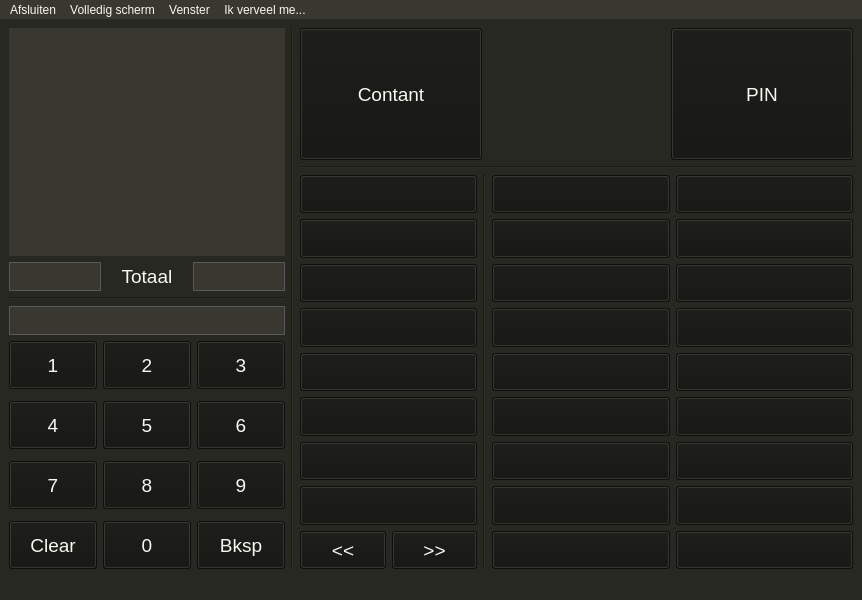
<?xml version="1.0" encoding="UTF-8"?>
<ui version="4.0">
 <class>MainWindow</class>
 <widget class="QMainWindow" name="MainWindow">
  <property name="geometry">
   <rect>
    <x>0</x>
    <y>0</y>
    <width>862</width>
    <height>600</height>
   </rect>
  </property>
  <property name="minimumSize">
   <size>
    <width>800</width>
    <height>600</height>
   </size>
  </property>
  <property name="windowTitle">
   <string>'t Gat in de Markt</string>
  </property>
  <property name="windowIcon">
   <iconset resource="resource.qrc">
    <normaloff>:/icon.ico</normaloff>:/icon.ico</iconset>
  </property>
  <property name="styleSheet">
   <string notr="true">*{
	color: #f8f8f2;
	background: #272822;
}
QPushButton{
	background: #141411;
}
QLineEdit{
	background: #383830;
	border: 1px solid #595959;
}
QListView{
	background: #383830;
}
QListView::item:selected {
    background: #141411;
}
QListView::item:selected:!active {
    color: white;
}
QMenuBar{
	background: #383830;
}
QMenuBar::item{
	background-color: transparent;
}
</string>
  </property>
  <widget class="QWidget" name="centralwidget">
   <layout class="QGridLayout" name="gridLayout" columnstretch="3,0,6">
    <item row="0" column="0">
     <layout class="QVBoxLayout" name="leftVL">
      <property name="sizeConstraint">
       <enum>QLayout::SetMaximumSize</enum>
      </property>
      <item>
       <layout class="QHBoxLayout" name="listHL" stretch="1,3,2">
        <property name="spacing">
         <number>0</number>
        </property>
        <item>
         <widget class="QListWidget" name="amountList">
          <property name="font">
           <font>
            <pointsize>14</pointsize>
           </font>
          </property>
          <property name="frameShape">
           <enum>QFrame::NoFrame</enum>
          </property>
         </widget>
        </item>
        <item>
         <widget class="QListWidget" name="productList">
          <property name="font">
           <font>
            <pointsize>14</pointsize>
           </font>
          </property>
          <property name="frameShape">
           <enum>QFrame::NoFrame</enum>
          </property>
         </widget>
        </item>
        <item>
         <widget class="QListWidget" name="priceList">
          <property name="font">
           <font>
            <pointsize>14</pointsize>
           </font>
          </property>
          <property name="frameShape">
           <enum>QFrame::NoFrame</enum>
          </property>
          <property name="textElideMode">
           <enum>Qt::ElideLeft</enum>
          </property>
         </widget>
        </item>
       </layout>
      </item>
      <item>
       <layout class="QHBoxLayout" name="totalHL" stretch="1,1,1">
        <property name="spacing">
         <number>0</number>
        </property>
        <item>
         <widget class="QLineEdit" name="totalAmountLineEdit">
          <property name="font">
           <font>
            <pointsize>16</pointsize>
           </font>
          </property>
          <property name="readOnly">
           <bool>true</bool>
          </property>
         </widget>
        </item>
        <item>
         <widget class="QLabel" name="totalLabel">
          <property name="sizePolicy">
           <sizepolicy hsizetype="Expanding" vsizetype="Preferred">
            <horstretch>0</horstretch>
            <verstretch>0</verstretch>
           </sizepolicy>
          </property>
          <property name="font">
           <font>
            <pointsize>14</pointsize>
           </font>
          </property>
          <property name="text">
           <string>Totaal</string>
          </property>
          <property name="alignment">
           <set>Qt::AlignCenter</set>
          </property>
         </widget>
        </item>
        <item>
         <widget class="QLineEdit" name="totalPriceLineEdit">
          <property name="font">
           <font>
            <pointsize>16</pointsize>
           </font>
          </property>
          <property name="alignment">
           <set>Qt::AlignRight|Qt::AlignTrailing|Qt::AlignVCenter</set>
          </property>
          <property name="readOnly">
           <bool>true</bool>
          </property>
         </widget>
        </item>
       </layout>
      </item>
      <item>
       <widget class="Line" name="line_5">
        <property name="orientation">
         <enum>Qt::Horizontal</enum>
        </property>
       </widget>
      </item>
      <item>
       <widget class="QLineEdit" name="numpadLineEdit">
        <property name="font">
         <font>
          <pointsize>16</pointsize>
          <weight>50</weight>
          <bold>false</bold>
         </font>
        </property>
        <property name="layoutDirection">
         <enum>Qt::LeftToRight</enum>
        </property>
        <property name="alignment">
         <set>Qt::AlignRight|Qt::AlignTrailing|Qt::AlignVCenter</set>
        </property>
        <property name="readOnly">
         <bool>true</bool>
        </property>
       </widget>
      </item>
      <item>
       <layout class="QGridLayout" name="npGrid" rowstretch="1,1,1,1,0">
        <property name="verticalSpacing">
         <number>12</number>
        </property>
        <item row="1" column="0">
         <widget class="QPushButton" name="npBtn4">
          <property name="sizePolicy">
           <sizepolicy hsizetype="Expanding" vsizetype="Expanding">
            <horstretch>0</horstretch>
            <verstretch>0</verstretch>
           </sizepolicy>
          </property>
          <property name="font">
           <font>
            <pointsize>14</pointsize>
           </font>
          </property>
          <property name="text">
           <string>4</string>
          </property>
         </widget>
        </item>
        <item row="0" column="2">
         <widget class="QPushButton" name="npBtn3">
          <property name="sizePolicy">
           <sizepolicy hsizetype="Expanding" vsizetype="Expanding">
            <horstretch>0</horstretch>
            <verstretch>0</verstretch>
           </sizepolicy>
          </property>
          <property name="font">
           <font>
            <pointsize>14</pointsize>
           </font>
          </property>
          <property name="text">
           <string>3</string>
          </property>
         </widget>
        </item>
        <item row="3" column="0">
         <widget class="QPushButton" name="numpadClearButton">
          <property name="sizePolicy">
           <sizepolicy hsizetype="Expanding" vsizetype="Expanding">
            <horstretch>0</horstretch>
            <verstretch>0</verstretch>
           </sizepolicy>
          </property>
          <property name="font">
           <font>
            <pointsize>14</pointsize>
           </font>
          </property>
          <property name="text">
           <string>Clear</string>
          </property>
         </widget>
        </item>
        <item row="3" column="2">
         <widget class="QPushButton" name="numpadBackspaceButton">
          <property name="sizePolicy">
           <sizepolicy hsizetype="Ignored" vsizetype="Expanding">
            <horstretch>0</horstretch>
            <verstretch>0</verstretch>
           </sizepolicy>
          </property>
          <property name="font">
           <font>
            <pointsize>14</pointsize>
           </font>
          </property>
          <property name="text">
           <string>Bksp</string>
          </property>
         </widget>
        </item>
        <item row="1" column="2">
         <widget class="QPushButton" name="npBtn6">
          <property name="sizePolicy">
           <sizepolicy hsizetype="Expanding" vsizetype="Expanding">
            <horstretch>0</horstretch>
            <verstretch>0</verstretch>
           </sizepolicy>
          </property>
          <property name="font">
           <font>
            <pointsize>14</pointsize>
           </font>
          </property>
          <property name="text">
           <string>6</string>
          </property>
         </widget>
        </item>
        <item row="2" column="2">
         <widget class="QPushButton" name="npBtn9">
          <property name="sizePolicy">
           <sizepolicy hsizetype="Expanding" vsizetype="Expanding">
            <horstretch>0</horstretch>
            <verstretch>0</verstretch>
           </sizepolicy>
          </property>
          <property name="font">
           <font>
            <pointsize>14</pointsize>
           </font>
          </property>
          <property name="text">
           <string>9</string>
          </property>
         </widget>
        </item>
        <item row="0" column="0">
         <widget class="QPushButton" name="npBtn1">
          <property name="sizePolicy">
           <sizepolicy hsizetype="Expanding" vsizetype="Expanding">
            <horstretch>0</horstretch>
            <verstretch>0</verstretch>
           </sizepolicy>
          </property>
          <property name="font">
           <font>
            <pointsize>14</pointsize>
           </font>
          </property>
          <property name="text">
           <string>1</string>
          </property>
         </widget>
        </item>
        <item row="3" column="1">
         <widget class="QPushButton" name="npBtn0">
          <property name="sizePolicy">
           <sizepolicy hsizetype="Expanding" vsizetype="Expanding">
            <horstretch>0</horstretch>
            <verstretch>0</verstretch>
           </sizepolicy>
          </property>
          <property name="font">
           <font>
            <pointsize>14</pointsize>
           </font>
          </property>
          <property name="text">
           <string>0</string>
          </property>
         </widget>
        </item>
        <item row="1" column="1">
         <widget class="QPushButton" name="npBtn5">
          <property name="sizePolicy">
           <sizepolicy hsizetype="Expanding" vsizetype="Expanding">
            <horstretch>0</horstretch>
            <verstretch>0</verstretch>
           </sizepolicy>
          </property>
          <property name="font">
           <font>
            <pointsize>14</pointsize>
           </font>
          </property>
          <property name="text">
           <string>5</string>
          </property>
         </widget>
        </item>
        <item row="0" column="1">
         <widget class="QPushButton" name="npBtn2">
          <property name="sizePolicy">
           <sizepolicy hsizetype="Expanding" vsizetype="Expanding">
            <horstretch>0</horstretch>
            <verstretch>0</verstretch>
           </sizepolicy>
          </property>
          <property name="font">
           <font>
            <pointsize>14</pointsize>
           </font>
          </property>
          <property name="text">
           <string>2</string>
          </property>
         </widget>
        </item>
        <item row="2" column="0">
         <widget class="QPushButton" name="npBtn7">
          <property name="sizePolicy">
           <sizepolicy hsizetype="Expanding" vsizetype="Expanding">
            <horstretch>0</horstretch>
            <verstretch>0</verstretch>
           </sizepolicy>
          </property>
          <property name="font">
           <font>
            <pointsize>14</pointsize>
           </font>
          </property>
          <property name="text">
           <string>7</string>
          </property>
         </widget>
        </item>
        <item row="2" column="1">
         <widget class="QPushButton" name="npBtn8">
          <property name="sizePolicy">
           <sizepolicy hsizetype="Expanding" vsizetype="Expanding">
            <horstretch>0</horstretch>
            <verstretch>0</verstretch>
           </sizepolicy>
          </property>
          <property name="font">
           <font>
            <pointsize>14</pointsize>
           </font>
          </property>
          <property name="text">
           <string>8</string>
          </property>
         </widget>
        </item>
       </layout>
      </item>
     </layout>
    </item>
    <item row="0" column="1">
     <widget class="Line" name="line_3">
      <property name="orientation">
       <enum>Qt::Vertical</enum>
      </property>
     </widget>
    </item>
    <item row="0" column="2">
     <layout class="QVBoxLayout" name="rightVL" stretch="1,0,3">
      <item>
       <layout class="QHBoxLayout" name="pincashHL" stretch="1,1,1">
        <item>
         <widget class="QPushButton" name="payCashButton">
          <property name="sizePolicy">
           <sizepolicy hsizetype="Ignored" vsizetype="Expanding">
            <horstretch>0</horstretch>
            <verstretch>0</verstretch>
           </sizepolicy>
          </property>
          <property name="font">
           <font>
            <pointsize>14</pointsize>
           </font>
          </property>
          <property name="text">
           <string>Contant</string>
          </property>
         </widget>
        </item>
        <item>
         <spacer name="horizontalSpacer">
          <property name="orientation">
           <enum>Qt::Horizontal</enum>
          </property>
          <property name="sizeHint" stdset="0">
           <size>
            <width>0</width>
            <height>0</height>
           </size>
          </property>
         </spacer>
        </item>
        <item>
         <widget class="QPushButton" name="payPinButton">
          <property name="sizePolicy">
           <sizepolicy hsizetype="Ignored" vsizetype="Expanding">
            <horstretch>0</horstretch>
            <verstretch>0</verstretch>
           </sizepolicy>
          </property>
          <property name="font">
           <font>
            <pointsize>14</pointsize>
           </font>
          </property>
          <property name="text">
           <string>PIN</string>
          </property>
         </widget>
        </item>
       </layout>
      </item>
      <item>
       <widget class="Line" name="line">
        <property name="orientation">
         <enum>Qt::Horizontal</enum>
        </property>
       </widget>
      </item>
      <item>
       <layout class="QHBoxLayout" name="catAndProductHL">
        <item>
         <layout class="QVBoxLayout" name="categoryLayout">
          <item>
           <widget class="QPushButton" name="catBtn0">
            <property name="sizePolicy">
             <sizepolicy hsizetype="Ignored" vsizetype="Expanding">
              <horstretch>0</horstretch>
              <verstretch>0</verstretch>
             </sizepolicy>
            </property>
            <property name="font">
             <font>
              <pointsize>14</pointsize>
             </font>
            </property>
            <property name="text">
             <string/>
            </property>
           </widget>
          </item>
          <item>
           <widget class="QPushButton" name="catBtn1">
            <property name="sizePolicy">
             <sizepolicy hsizetype="Ignored" vsizetype="Expanding">
              <horstretch>0</horstretch>
              <verstretch>0</verstretch>
             </sizepolicy>
            </property>
            <property name="font">
             <font>
              <pointsize>14</pointsize>
             </font>
            </property>
            <property name="text">
             <string/>
            </property>
           </widget>
          </item>
          <item>
           <widget class="QPushButton" name="catBtn2">
            <property name="sizePolicy">
             <sizepolicy hsizetype="Ignored" vsizetype="Expanding">
              <horstretch>0</horstretch>
              <verstretch>0</verstretch>
             </sizepolicy>
            </property>
            <property name="font">
             <font>
              <pointsize>14</pointsize>
             </font>
            </property>
            <property name="text">
             <string/>
            </property>
           </widget>
          </item>
          <item>
           <widget class="QPushButton" name="catBtn3">
            <property name="sizePolicy">
             <sizepolicy hsizetype="Ignored" vsizetype="Expanding">
              <horstretch>0</horstretch>
              <verstretch>0</verstretch>
             </sizepolicy>
            </property>
            <property name="font">
             <font>
              <pointsize>14</pointsize>
             </font>
            </property>
            <property name="text">
             <string/>
            </property>
           </widget>
          </item>
          <item>
           <widget class="QPushButton" name="catBtn4">
            <property name="sizePolicy">
             <sizepolicy hsizetype="Ignored" vsizetype="Expanding">
              <horstretch>0</horstretch>
              <verstretch>0</verstretch>
             </sizepolicy>
            </property>
            <property name="font">
             <font>
              <pointsize>14</pointsize>
             </font>
            </property>
            <property name="text">
             <string/>
            </property>
           </widget>
          </item>
          <item>
           <widget class="QPushButton" name="catBtn5">
            <property name="sizePolicy">
             <sizepolicy hsizetype="Ignored" vsizetype="Expanding">
              <horstretch>0</horstretch>
              <verstretch>0</verstretch>
             </sizepolicy>
            </property>
            <property name="font">
             <font>
              <pointsize>14</pointsize>
             </font>
            </property>
            <property name="text">
             <string/>
            </property>
           </widget>
          </item>
          <item>
           <widget class="QPushButton" name="catBtn6">
            <property name="sizePolicy">
             <sizepolicy hsizetype="Ignored" vsizetype="Expanding">
              <horstretch>0</horstretch>
              <verstretch>0</verstretch>
             </sizepolicy>
            </property>
            <property name="font">
             <font>
              <pointsize>14</pointsize>
             </font>
            </property>
            <property name="text">
             <string/>
            </property>
           </widget>
          </item>
          <item>
           <widget class="QPushButton" name="catBtn7">
            <property name="sizePolicy">
             <sizepolicy hsizetype="Ignored" vsizetype="Expanding">
              <horstretch>0</horstretch>
              <verstretch>0</verstretch>
             </sizepolicy>
            </property>
            <property name="font">
             <font>
              <pointsize>14</pointsize>
             </font>
            </property>
            <property name="text">
             <string/>
            </property>
           </widget>
          </item>
          <item>
           <layout class="QHBoxLayout" name="prevNextHL">
            <item>
             <widget class="QPushButton" name="prevBtn">
              <property name="sizePolicy">
               <sizepolicy hsizetype="Ignored" vsizetype="Expanding">
                <horstretch>0</horstretch>
                <verstretch>0</verstretch>
               </sizepolicy>
              </property>
              <property name="font">
               <font>
                <pointsize>14</pointsize>
               </font>
              </property>
              <property name="text">
               <string>&lt;&lt;</string>
              </property>
             </widget>
            </item>
            <item>
             <widget class="QPushButton" name="nextBtn">
              <property name="sizePolicy">
               <sizepolicy hsizetype="Ignored" vsizetype="Expanding">
                <horstretch>0</horstretch>
                <verstretch>0</verstretch>
               </sizepolicy>
              </property>
              <property name="font">
               <font>
                <pointsize>14</pointsize>
               </font>
              </property>
              <property name="text">
               <string>&gt;&gt;</string>
              </property>
             </widget>
            </item>
           </layout>
          </item>
         </layout>
        </item>
        <item>
         <widget class="Line" name="line_2">
          <property name="orientation">
           <enum>Qt::Vertical</enum>
          </property>
         </widget>
        </item>
        <item>
         <layout class="QVBoxLayout" name="leftProductButtons">
          <item>
           <widget class="QPushButton" name="pBtn0">
            <property name="sizePolicy">
             <sizepolicy hsizetype="Ignored" vsizetype="Expanding">
              <horstretch>0</horstretch>
              <verstretch>0</verstretch>
             </sizepolicy>
            </property>
            <property name="font">
             <font>
              <pointsize>14</pointsize>
             </font>
            </property>
            <property name="text">
             <string/>
            </property>
           </widget>
          </item>
          <item>
           <widget class="QPushButton" name="pBtn2">
            <property name="sizePolicy">
             <sizepolicy hsizetype="Ignored" vsizetype="Expanding">
              <horstretch>0</horstretch>
              <verstretch>0</verstretch>
             </sizepolicy>
            </property>
            <property name="font">
             <font>
              <pointsize>14</pointsize>
             </font>
            </property>
            <property name="text">
             <string/>
            </property>
           </widget>
          </item>
          <item>
           <widget class="QPushButton" name="pBtn4">
            <property name="sizePolicy">
             <sizepolicy hsizetype="Ignored" vsizetype="Expanding">
              <horstretch>0</horstretch>
              <verstretch>0</verstretch>
             </sizepolicy>
            </property>
            <property name="font">
             <font>
              <pointsize>14</pointsize>
             </font>
            </property>
            <property name="text">
             <string/>
            </property>
           </widget>
          </item>
          <item>
           <widget class="QPushButton" name="pBtn6">
            <property name="sizePolicy">
             <sizepolicy hsizetype="Ignored" vsizetype="Expanding">
              <horstretch>0</horstretch>
              <verstretch>0</verstretch>
             </sizepolicy>
            </property>
            <property name="font">
             <font>
              <pointsize>14</pointsize>
             </font>
            </property>
            <property name="text">
             <string/>
            </property>
           </widget>
          </item>
          <item>
           <widget class="QPushButton" name="pBtn8">
            <property name="sizePolicy">
             <sizepolicy hsizetype="Ignored" vsizetype="Expanding">
              <horstretch>0</horstretch>
              <verstretch>0</verstretch>
             </sizepolicy>
            </property>
            <property name="font">
             <font>
              <pointsize>14</pointsize>
             </font>
            </property>
            <property name="text">
             <string/>
            </property>
           </widget>
          </item>
          <item>
           <widget class="QPushButton" name="pBtn10">
            <property name="sizePolicy">
             <sizepolicy hsizetype="Ignored" vsizetype="Expanding">
              <horstretch>0</horstretch>
              <verstretch>0</verstretch>
             </sizepolicy>
            </property>
            <property name="font">
             <font>
              <pointsize>14</pointsize>
             </font>
            </property>
            <property name="text">
             <string/>
            </property>
           </widget>
          </item>
          <item>
           <widget class="QPushButton" name="pBtn12">
            <property name="sizePolicy">
             <sizepolicy hsizetype="Ignored" vsizetype="Expanding">
              <horstretch>0</horstretch>
              <verstretch>0</verstretch>
             </sizepolicy>
            </property>
            <property name="font">
             <font>
              <pointsize>14</pointsize>
             </font>
            </property>
            <property name="text">
             <string/>
            </property>
           </widget>
          </item>
          <item>
           <widget class="QPushButton" name="pBtn14">
            <property name="sizePolicy">
             <sizepolicy hsizetype="Ignored" vsizetype="Expanding">
              <horstretch>0</horstretch>
              <verstretch>0</verstretch>
             </sizepolicy>
            </property>
            <property name="font">
             <font>
              <pointsize>14</pointsize>
             </font>
            </property>
            <property name="text">
             <string/>
            </property>
           </widget>
          </item>
          <item>
           <widget class="QPushButton" name="pBtn16">
            <property name="sizePolicy">
             <sizepolicy hsizetype="Ignored" vsizetype="Expanding">
              <horstretch>0</horstretch>
              <verstretch>0</verstretch>
             </sizepolicy>
            </property>
            <property name="font">
             <font>
              <pointsize>14</pointsize>
             </font>
            </property>
            <property name="text">
             <string/>
            </property>
           </widget>
          </item>
         </layout>
        </item>
        <item>
         <layout class="QVBoxLayout" name="rightProductButtons">
          <item>
           <widget class="QPushButton" name="pBtn1">
            <property name="sizePolicy">
             <sizepolicy hsizetype="Ignored" vsizetype="Expanding">
              <horstretch>0</horstretch>
              <verstretch>0</verstretch>
             </sizepolicy>
            </property>
            <property name="font">
             <font>
              <pointsize>14</pointsize>
             </font>
            </property>
            <property name="text">
             <string/>
            </property>
           </widget>
          </item>
          <item>
           <widget class="QPushButton" name="pBtn3">
            <property name="sizePolicy">
             <sizepolicy hsizetype="Ignored" vsizetype="Expanding">
              <horstretch>0</horstretch>
              <verstretch>0</verstretch>
             </sizepolicy>
            </property>
            <property name="font">
             <font>
              <pointsize>14</pointsize>
             </font>
            </property>
            <property name="text">
             <string/>
            </property>
           </widget>
          </item>
          <item>
           <widget class="QPushButton" name="pBtn5">
            <property name="sizePolicy">
             <sizepolicy hsizetype="Ignored" vsizetype="Expanding">
              <horstretch>0</horstretch>
              <verstretch>0</verstretch>
             </sizepolicy>
            </property>
            <property name="font">
             <font>
              <pointsize>14</pointsize>
             </font>
            </property>
            <property name="text">
             <string/>
            </property>
           </widget>
          </item>
          <item>
           <widget class="QPushButton" name="pBtn7">
            <property name="sizePolicy">
             <sizepolicy hsizetype="Ignored" vsizetype="Expanding">
              <horstretch>0</horstretch>
              <verstretch>0</verstretch>
             </sizepolicy>
            </property>
            <property name="font">
             <font>
              <pointsize>14</pointsize>
             </font>
            </property>
            <property name="text">
             <string/>
            </property>
           </widget>
          </item>
          <item>
           <widget class="QPushButton" name="pBtn9">
            <property name="sizePolicy">
             <sizepolicy hsizetype="Ignored" vsizetype="Expanding">
              <horstretch>0</horstretch>
              <verstretch>0</verstretch>
             </sizepolicy>
            </property>
            <property name="font">
             <font>
              <pointsize>14</pointsize>
             </font>
            </property>
            <property name="text">
             <string/>
            </property>
           </widget>
          </item>
          <item>
           <widget class="QPushButton" name="pBtn11">
            <property name="sizePolicy">
             <sizepolicy hsizetype="Ignored" vsizetype="Expanding">
              <horstretch>0</horstretch>
              <verstretch>0</verstretch>
             </sizepolicy>
            </property>
            <property name="font">
             <font>
              <pointsize>14</pointsize>
             </font>
            </property>
            <property name="text">
             <string/>
            </property>
           </widget>
          </item>
          <item>
           <widget class="QPushButton" name="pBtn13">
            <property name="sizePolicy">
             <sizepolicy hsizetype="Ignored" vsizetype="Expanding">
              <horstretch>0</horstretch>
              <verstretch>0</verstretch>
             </sizepolicy>
            </property>
            <property name="font">
             <font>
              <pointsize>14</pointsize>
             </font>
            </property>
            <property name="text">
             <string/>
            </property>
           </widget>
          </item>
          <item>
           <widget class="QPushButton" name="pBtn15">
            <property name="sizePolicy">
             <sizepolicy hsizetype="Ignored" vsizetype="Expanding">
              <horstretch>0</horstretch>
              <verstretch>0</verstretch>
             </sizepolicy>
            </property>
            <property name="font">
             <font>
              <pointsize>14</pointsize>
             </font>
            </property>
            <property name="text">
             <string/>
            </property>
           </widget>
          </item>
          <item>
           <widget class="QPushButton" name="pBtn17">
            <property name="sizePolicy">
             <sizepolicy hsizetype="Ignored" vsizetype="Expanding">
              <horstretch>0</horstretch>
              <verstretch>0</verstretch>
             </sizepolicy>
            </property>
            <property name="font">
             <font>
              <pointsize>14</pointsize>
             </font>
            </property>
            <property name="text">
             <string/>
            </property>
           </widget>
          </item>
         </layout>
        </item>
       </layout>
      </item>
     </layout>
    </item>
   </layout>
  </widget>
  <widget class="QMenuBar" name="menuBar">
   <property name="geometry">
    <rect>
     <x>0</x>
     <y>0</y>
     <width>862</width>
     <height>21</height>
    </rect>
   </property>
   <property name="mouseTracking">
    <bool>true</bool>
   </property>
   <addaction name="actionQuit"/>
   <addaction name="actionFullscreen"/>
   <addaction name="actionWindowed"/>
   <addaction name="actionGame"/>
  </widget>
  <widget class="QStatusBar" name="statusBar"/>
  <action name="actionQuit">
   <property name="text">
    <string>Afsluiten</string>
   </property>
  </action>
  <action name="actionFullscreen">
   <property name="text">
    <string>Volledig scherm</string>
   </property>
  </action>
  <action name="actionWindowed">
   <property name="text">
    <string>Venster</string>
   </property>
  </action>
  <action name="actionGame">
   <property name="text">
    <string>Ik verveel me...</string>
   </property>
  </action>
 </widget>
 <resources>
  <include location="resource.qrc"/>
 </resources>
 <connections/>
</ui>
